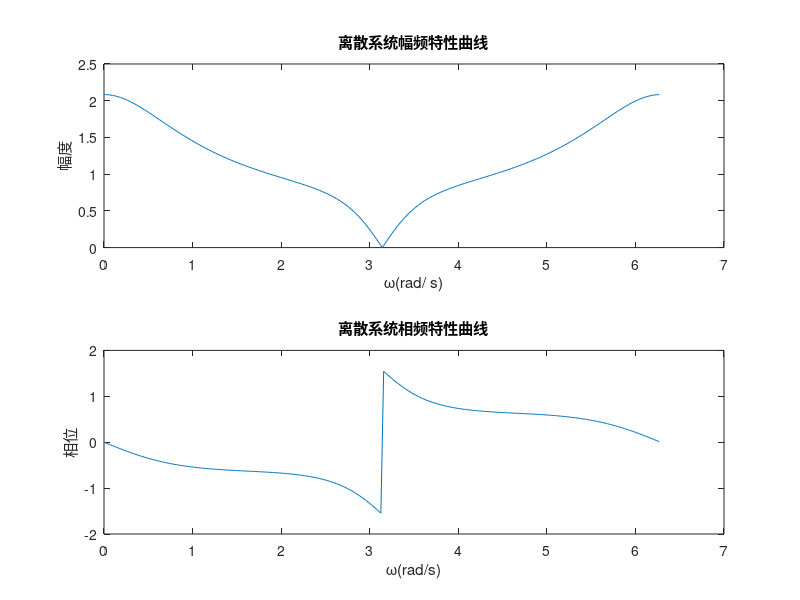

Write the MATLAB code that produced this figure.
a=[1 0.2 -0.24];
b=[1 1];
[H,w]=freqz(b,a,400,'whole');
Hm=abs(H);
Hp=angle(H);
subplot(211)
plot(w,Hm);
xlabel ('\omega(rad/ s)');
ylabel('幅度');
title('离散系统幅频特性曲线');
subplot(212);
plot(w,Hp);
xlabel('\omega(rad/s)');
ylabel('相位');
title('离散系统相频特性曲线');
